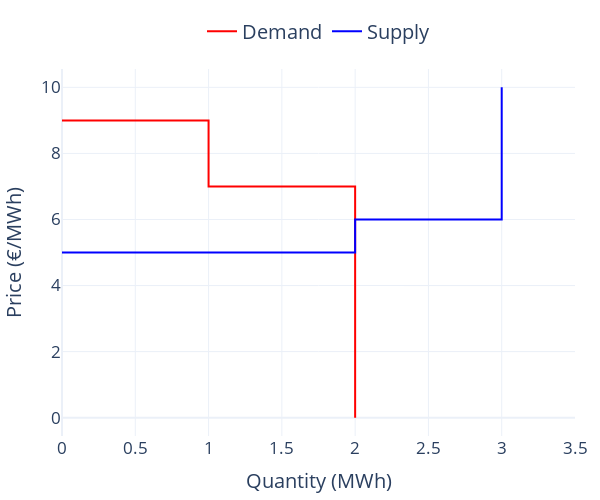

The code cell stored with this chart in its notebook:
### Code cell
import numpy as np
from pymarket.bids.demand_curves import demand_curve_from_bids, supply_curve_from_bids

# Get bids DataFrame from the market
bids = mar.bm.get_df()

# Generate demand and supply curve points
dc = demand_curve_from_bids(bids)[0]
sp = supply_curve_from_bids(bids)[0]

# Prepare Demand Curve
x_dc = np.concatenate([[0], dc[:, 0]])
y_dc = dc[:, 1]
y_dc = np.concatenate([y_dc, [0]])
x_dc[-1] = max(x_dc[-2], sp[-1, 0]) * 1.2

# Prepare Supply Curve
x_sp = np.concatenate([[0], sp[:, 0]])
y_sp = sp[:, 1]
y_sp = np.concatenate([y_sp, [y_sp[-1]]])
x_sp[-1] = x_dc[-1]  # Make sure the curves align horizontally

# Create Plotly figure
fig = go.Figure()

# Demand curve (red)
fig.add_trace(go.Scatter(
    x=x_dc,
    y=y_dc,
    mode='lines',
    name='Demand',
    line=dict(shape='hv', color='red')
))

# Supply curve (blue)
fig.add_trace(go.Scatter(
    x=x_sp,
    y=y_sp,
    mode='lines',
    name='Supply',
    line=dict(shape='hv', color='blue')
))

# Layout adjustments
fig.update_layout(
    font=dict(size=17),
    xaxis_title='Quantity (MWh)',
    yaxis_title='Price (€/MWh)',
    showlegend=True,
    template='plotly_white',
    height=500,
    width=600,
    legend=dict(
        orientation="h",  # horizontal layout
        yanchor="bottom",
        y=1.05,            # slightly above the top of the plot
        xanchor="center",
        x=0.5,
        font=dict(size=20)
    ),
    xaxis=dict(
        range=[0, 3.5],
    ),
    margin=dict(l=20, r=20, t=20, b=20),
)

write_image(fig, "demand_supply_curve.pdf", show=True)
write_image(fig, "demand_supply_curve.png")

### Figure 1 — Plotly figure (JSON) as saved in the notebook; plotly's stock layout.template omitted (floating-point values rounded to 4 significant figures)
{"data": [{"line": {"color": "red", "shape": "hv"}, "mode": "lines", "name": "Demand", "type": "scatter", "x": [0, 1, 2, null], "y": [9, 7, 0, 0]}, {"line": {"color": "blue", "shape": "hv"}, "mode": "lines", "name": "Supply", "type": "scatter", "x": [0, 2, 3, 4, null], "y": [5, 6, 10, null, null]}], "layout": {"font": {"size": 17}, "height": 500, "legend": {"font": {"size": 20}, "orientation": "h", "x": 0.5, "xanchor": "center", "y": 1.05, "yanchor": "bottom"}, "margin": {"b": 20, "l": 20, "r": 20, "t": 20}, "showlegend": true, "width": 600, "xaxis": {"range": [0, 3.5], "title": {"text": "Quantity (MWh)"}}, "yaxis": {"title": {"text": "Price (€/MWh)"}}}}
